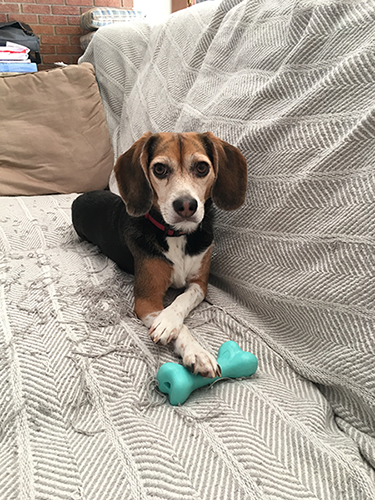
#> input picture dl4cv/chapter11-cnns/jemma.png, 375 x 500 px
$ python convolutions.py --image jemma.png
#> lines starting #> are read from the running program, lines starting #| are printed output that depends on the picture
from skimage.exposure import rescale_intensity
import numpy as np
import argparse
import cv2

def convolve(image, K):
  (iH, iW) = image.shape[:2]
  (kH, kW) = K.shape[:2]

  pad = (kW - 1) // 2 # truncate decimals
  image = cv2.copyMakeBorder(image, pad, pad, pad, pad, cv2.BORDER_REPLICATE)
  output = np.zeros((iH, iW), dtype="float")

  for y in np.arange(pad, iH + pad):
    for x in np.arange(pad, iW + pad):
      roi = image[y - pad:y + pad + 1, x - pad:x + pad + 1]
      k = (roi * K).sum()
      output[y - pad, x - pad] = k

  output = rescale_intensity(output, in_range=(0, 255))
  output = (output * 255).astype("uint8")

  return output

ap = argparse.ArgumentParser()
ap.add_argument("-i", "--image", required=True, help="path to the input image")
args = vars(ap.parse_args())

smallBlur = np.ones((7, 7), dtype="float") * (1.0 / (7 * 7))
largeBlur = np.ones((21, 21), dtype="float") * (1.0 / (21 * 21))

# sharpening an image
sharpen = np.array((
  [0, -1, 0],
  [-1, 5, -1],
  [0, -1, 0]), dtype="int")

# Laplacian kernel detects edges
laplacian = np.array((
  [0, 1, 0],
  [1, -4, 1],
  [0, 1, 0]), dtype="int")

# Sobel kernel detects edges along x or y axis
sobelX = np.array((
  [-1, 0, 1],
  [-2, 0, 2],
  [-1, 0, 1]), dtype="int")

sobelY = np.array((
  [-1, -2, -1],
  [0, 0, 0],
  [1, 2, 1]), dtype="int")

# emboss kernel
emboss = np.array((
  [-2, -1, 0],
  [-1, 1, 1],
  [0, 1, 2]), dtype="int")

kernelBank = (
  ("small_blur", smallBlur),
  ("large_blur", largeBlur),
  ("sharpen", sharpen),
  ("laplacian", laplacian),
  ("sobel_x", sobelX),
  ("sobel_y", sobelY),
  ("emboss", emboss))

image = cv2.imread(args["image"])
#> image is the input picture: shape (500, 375, 3); mean B, G, R 151.5, 162.1, 170.1
gray = cv2.cvtColor(image, cv2.COLOR_RGB2GRAY)
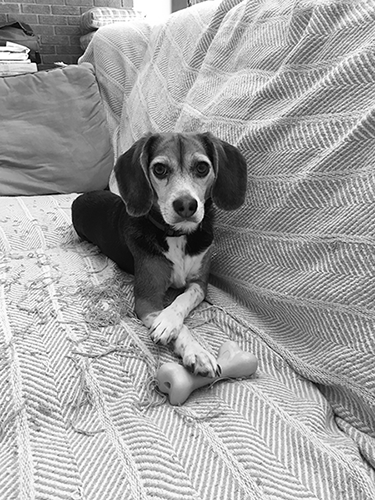
#> gray: shape (500, 375); min 0, max 255, mean 159.9

for (kernelName, K) in kernelBank:
  print("[INFO] applying {} kernel".format(kernelName))
  convolveOutput = convolve(gray, K)
  opencvOutput = cv2.filter2D(gray, -1, K)

  cv2.imshow("Original", gray)
  cv2.imshow("{} - convole".format(kernelName), convolveOutput)
  cv2.imshow("{} - opencv".format(kernelName), opencvOutput)
  cv2.waitKey(0)
  cv2.destroyAllWindows()
#> this loop made 7 passes
#> pass 1, in convolve, `image = cv2.copyMakeBorder(image, pad, pad, pad, pad, cv2.BORDER_REPLI..`:
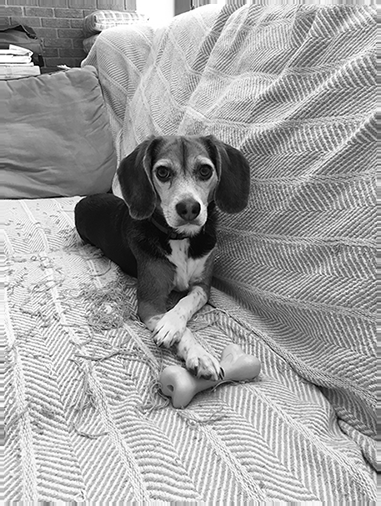
#> image: shape (506, 381); min 0, max 255, mean 160.4
#> pass 1, `convolveOutput = convolve(gray, K)`:
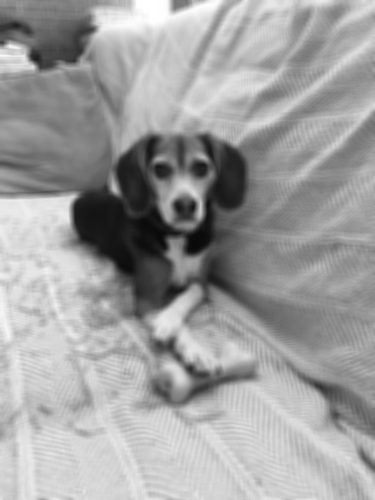
#> convolveOutput: shape (500, 375); min 9, max 255, mean 159.3
#> pass 2, in convolve (call 2), `image = cv2.copyMakeBorder(image, pad, pad, pad, pad, cv2.BORDER_REPLI..`:
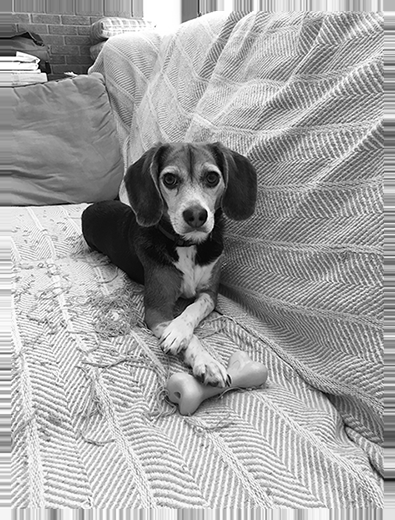
#> image: shape (520, 395); min 0, max 255, mean 161.7
